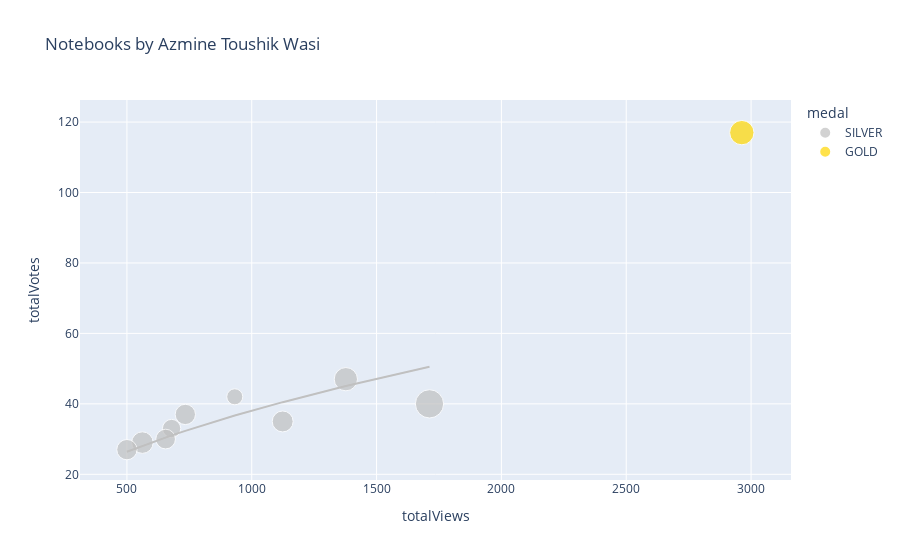

Notebook cell for this chart:
### Markdown cell above
# Plotly Scatter Plot

You may want to tweak these settings depending on how many notebooks you have...

### Code cell
import plotly.express as px

df['totalComments'].fillna(0, inplace=True)
df['medal'].fillna('N/A', inplace=True)
df['size'] = df['totalComments'].clip(lower=1)
color_map = {
    'GOLD': 'gold',
    'SILVER': 'silver',
    'BRONZE': 'chocolate',
    'N/A': '#333'
}
px.scatter(
    df,
    'totalViews',
    'totalVotes',
    title=f'Notebooks by {df.author_displayName.get(0)}',
    log_x=False,
    log_y=False,
    color='medal',
    color_discrete_map=color_map,
    size='size',
    trendline='ols',
    trendline_options=dict(log_x=True, log_y=True, add_constant=False),
    #trendline='lowess', # Use for Locally Weighted Scatterplot Smoothing line
    #trendline_scope='overall', # Use this for one trendline
    hover_name='title',
    hover_data={
        'size': False,
        'totalViews': ':,.0f',
        'totalVotes': ':,.0f',
        'totalLines': ':,.0f',
        'totalComments': ':,.0f',
        'viewsPerVote': ':,.0f',
        'languageName': True,
        'versionNumber': True,
        'lastRun': True,
        'lastRunExecutionTimeSeconds': ':,.0f',
        'medal': True,
    })

### Figure 1 — Plotly figure (JSON) as saved in the notebook; plotly's stock layout.template omitted (floating-point values rounded to 4 significant figures)
{"data": [{"customdata": [[13, 567, 13, 20, "Python", 16, "Fri Jun 24 18:01:52 2022", 99, "SILVER"], [31, 274, 31, 41.78, "Python", 10, "Tue Jun 21 09:49:41 2022", 66, "SILVER"], [10, 344, 10, 21.7, "Python", 8, "Sun Jun 19 10:43:56 2022", 63, "SILVER"], [21, 380, 21, 28.71, "Python", 10, "Sat Jun 18 15:38:16 2022", 59, "SILVER"], [17, 536, 17, 31.25, "Python", 11, "Wed Jun 15 04:45:57 2022", 52, "SILVER"], [16, 354, 16, 19.34, "Python", 6, "Mon Jun  6 09:14:09 2022", 97, "SILVER"], [18, 596, 18, 18.77, "Python", 9, "Wed Jun  1 19:00:46 2022", 47, "SILVER"], [16, 279, 16, 17.89, "Python", 16, "Sun May 29 07:50:50 2022", 40, "SILVER"], [15, 461, 15, 21.16, "Python", 14, "Fri May 27 02:34:12 2022", 79, "SILVER"]], "hovertemplate": "<b>%{hovertext}</b><br><br>medal=%{customdata[8]}<br>totalViews=%{x:,.0f}<br>totalVotes=%{y:,.0f}<br>totalLines=%{customdata[1]:,.0f}<br>totalComments=%{customdata[2]:,.0f}<br>viewsPerVote=%{customdata[3]:,.0f}<br>languageName=%{customdata[4]}<br>versionNumber=%{customdata[5]}<br>lastRun=%{customdata[6]}<br>lastRunExecutionTimeSeconds=%{customdata[7]:,.0f}<extra></extra>", "hovertext": ["Divorce Prediction & Analysis 📊 PCA,SHAP,TSNE,RFE", "▶️ Cristiano Ronaldo 📊 Extended EDA ⚽ Goals ", "➡️ Tutorial ✅ 07 Cross Validation Methods 📊", "▶️ Lionel Messi 📊 Extended EDA ⚽ Goals ", "UCL ⚽ EDA & Viz ⭐ 2021-22 ⭐ Players & Teams", "🛠 Feature Engineering ➡️ Tutorial  ⚙ Housing Data", "📋 Bias-Variance Tradeoff ➡️ with NumPy & Seaborn", " 📘 Coursera 📉 EDA, FE 📈 Analysis + Insights 📊", "Export Processing Zones - EDA+Statistical Analysis"], "legendgroup": "SILVER", "marker": {"color": "silver", "size": [13, 31, 10, 21, 17, 16, 18, 16, 15], "sizemode": "area", "sizeref": 0.0775, "symbol": "circle"}, "mode": "markers", "name": "SILVER", "orientation": "v", "showlegend": true, "type": "scatter", "x": [679, 1712, 932, 1377, 1124, 734, 562, 500, 655], "xaxis": "x", "y": [33, 40, 42, 47, 35, 37, 29, 27, 30], "yaxis": "y"}, {"hovertemplate": "<b>OLS trendline</b><br>log10(totalVotes) = 0.526825 * log10(totalViews)<br>R<sup>2</sup>=0.998953<br><br>medal=SILVER<br>totalViews=%{x:,.0f}<br>totalVotes=%{y:,.0f} <b>(trend)</b><extra></extra>", "legendgroup": "SILVER", "marker": {"color": "silver", "symbol": "circle"}, "mode": "lines", "name": "SILVER", "showlegend": false, "type": "scatter", "x": [500, 562, 655, 679, 734, 932, 1124, 1377, 1712], "xaxis": "x", "y": [26.42, 28.1, 30.46, 31.04, 32.34, 36.67, 40.48, 45.05, 50.52], "yaxis": "y"}, {"customdata": [[23, 357, 23, 25.12, "Python", 6, "Tue Jun 14 09:44:41 2022", 88, "GOLD"]], "hovertemplate": "<b>%{hovertext}</b><br><br>medal=%{customdata[8]}<br>totalViews=%{x:,.0f}<br>totalVotes=%{y:,.0f}<br>totalLines=%{customdata[1]:,.0f}<br>totalComments=%{customdata[2]:,.0f}<br>viewsPerVote=%{customdata[3]:,.0f}<br>languageName=%{customdata[4]}<br>versionNumber=%{customdata[5]}<br>lastRun=%{customdata[6]}<br>lastRunExecutionTimeSeconds=%{customdata[7]:,.0f}<extra></extra>", "hovertext": ["➡️ Intro to Imputation 🔍 Different Techniques"], "legendgroup": "GOLD", "marker": {"color": "gold", "size": [23], "sizemode": "area", "sizeref": 0.0775, "symbol": "circle"}, "mode": "markers", "name": "GOLD", "orientation": "v", "showlegend": true, "type": "scatter", "x": [2963], "xaxis": "x", "y": [117], "yaxis": "y"}, {"hovertemplate": "medal=GOLD<extra></extra>", "legendgroup": "GOLD", "marker": {"color": "gold", "symbol": "circle"}, "mode": "lines", "name": "GOLD", "showlegend": false, "type": "scatter", "xaxis": "x", "yaxis": "y"}], "layout": {"legend": {"itemsizing": "constant", "title": {"text": "medal"}, "tracegroupgap": 0}, "title": {"text": "Notebooks by Azmine Toushik Wasi"}, "xaxis": {"anchor": "y", "domain": [0, 1], "title": {"text": "totalViews"}}, "yaxis": {"anchor": "x", "domain": [0, 1], "title": {"text": "totalVotes"}}}}
